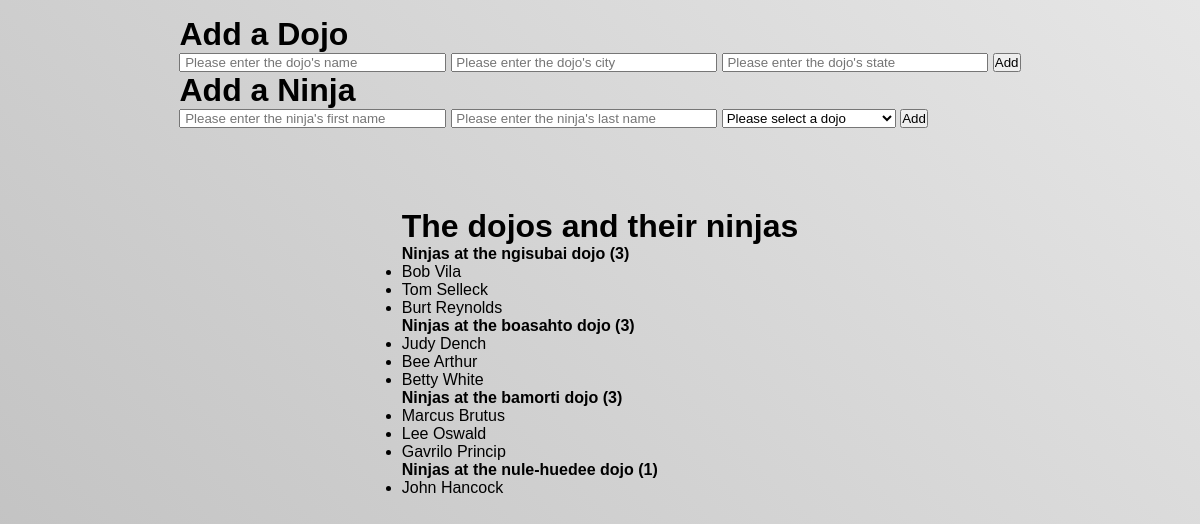
The page / on the database its author committed.
### dojo_ninjas_app/models.py (models this page shows, shortened)
class Dojo(models.Model):
   name = models.CharField(max_length=255)
   city = models.CharField(max_length=255)
   state = models.CharField(max_length=2)
   desc = models.CharField(max_length=255, null=True)

class Ninja(models.Model):
   dojo = models.ForeignKey(Dojo, related_name="ninjas", on_delete = models.CASCADE)
   first_name = models.CharField(max_length=255)
   last_name = models.CharField(max_length=255)

### dojo_ninjas_app/views.py (the view)
# urls.py: path('', views.index),
def index(request):
   context = {
      "Dojos" : Dojo.objects.all(),
      "Ninjas" : Ninja.objects.all()
   }
   return render(request, "index.html", context)

### dojo_ninjas_app/templates/index.html (shortened to what this page needs)
<!DOCTYPE html>
<html lang="en">
<head>
   {% load static %}
   <link rel="stylesheet" href="{% static 'styles.css' %}">
</head>
<body>
   <div id="container">
      <form action="/process" method="POST">
         <div class="adder">
            <h1>Add a Dojo</h1>
            <input class="entry" type="text" name="name" placeholder=" Please enter the dojo's name">
            <input class="entry" type="text" name="city" placeholder=" Please enter the dojo's city">
            <input class="entry" type="text" name="state" placeholder=" Please enter the dojo's state">
            <input type="Submit" value="Add" name="DojoButton">
         </div>
         <div class="adder">
            <h1>Add a Ninja</h1>
            <input class="entry" type="text" name="Fname" placeholder=" Please enter the ninja's first name">
            <input class="entry" type="text" name="Lname" placeholder=" Please enter the ninja's last name">
            <select name="sel_dojo">
               <option value="nowhere">Please select a dojo</option>
            </select>
            <input type="Submit" value="Add" name="NinjaButton">
         </div>
      </form>
      <div id="list">
         <h1>The dojos and their ninjas</h1>
         {% for ds in Dojos %}
            <h4>Ninjas at the {{ds.name}} dojo ({{ds.ninjas.count}})</h4>
            <ul>
            {% for ns in Ninjas %}
               {% if ns.dojo.id == ds.id %}
                  <li>{{ns.first_name}} {{ns.last_name}}</li>
               {% endif %}
            {% endfor %}
            </ul>
         {% endfor %}
      </div>
   </div>
</body>
</html>

### dojo_ninjas_app/static/styles.css (style rules this page uses)
* { vertical-align: baseline; padding: 0; margin: 0; box-sizing: border-box; font-family: sans-serif; }
#container { margin: 0 auto; display: flex; flex-flow: column; align-items: center; background: linear-gradient(45deg, rgb(190,190,190), rgb(230, 230, 230)); height: 100vh; padding: 1em 10em; }
.entry { width: 20em; }
form { display: block; }
#list { margin-top: 5em; }

### rows shown on the page
Dojo: name "ngisubai", ninjas.count "3"
Ninja: first_name "Bob", last_name "Vila"
Ninja: first_name "Tom", last_name "Selleck"
Ninja: first_name "Burt", last_name "Reynolds"
Dojo: name "boasahto", ninjas.count "3"
Ninja: first_name "Judy", last_name "Dench"
Ninja: first_name "Bee", last_name "Arthur"
Ninja: first_name "Betty", last_name "White"
Dojo: name "bamorti", ninjas.count "3"
Ninja: first_name "Marcus", last_name "Brutus"
Ninja: first_name "Lee", last_name "Oswald"
Ninja: first_name "Gavrilo", last_name "Princip"
Dojo: name "nule-huedee", ninjas.count "1"
Ninja: first_name "John", last_name "Hancock"
